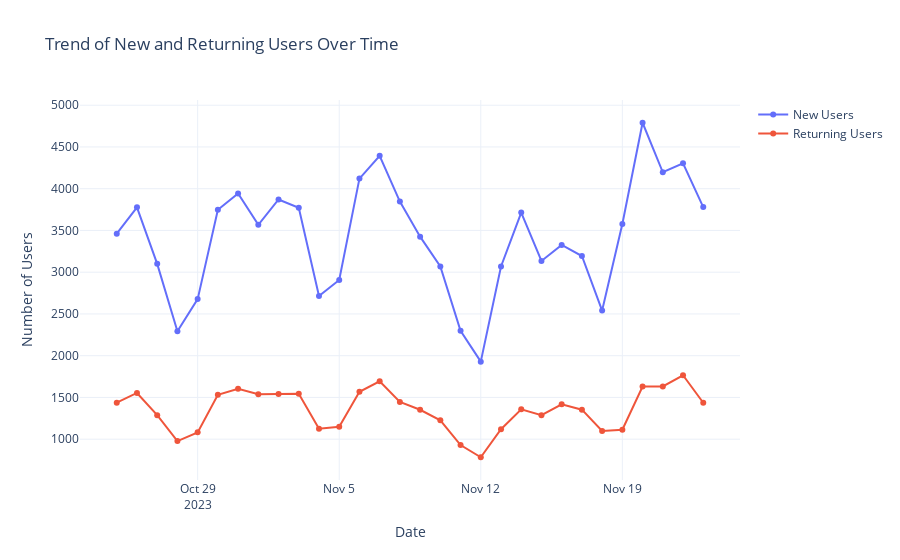

This figure's notebook cell:
### Code cell
pio.templates.default = "plotly_white"

fig = go.Figure()

fig.add_trace(go.Scatter(x=df['Date'], y=df['New users'], mode='lines+markers', name='New Users'))

fig.add_trace(go.Scatter(x=df['Date'], y=df['Returning users'], mode='lines+markers', name='Returning Users'))

fig.update_layout(title='Trend of New and Returning Users Over Time',
                  xaxis_title='Date',
                  yaxis_title='Number of Users')

fig.show()

### Figure 1 — Plotly figure (JSON) as saved in the notebook; plotly's stock layout.template omitted (floating-point values rounded to 4 significant figures)
{"data": [{"mode": "lines+markers", "name": "New Users", "type": "scatter", "x": ["2023-10-25T00:00:00", "2023-10-26T00:00:00", "2023-10-27T00:00:00", "2023-10-28T00:00:00", "2023-10-29T00:00:00", "2023-10-30T00:00:00", "2023-10-31T00:00:00", "2023-11-01T00:00:00", "2023-11-02T00:00:00", "2023-11-03T00:00:00", "2023-11-04T00:00:00", "2023-11-05T00:00:00", "2023-11-06T00:00:00", "2023-11-07T00:00:00", "2023-11-08T00:00:00", "2023-11-09T00:00:00", "2023-11-10T00:00:00", "2023-11-11T00:00:00", "2023-11-12T00:00:00", "2023-11-13T00:00:00", "2023-11-14T00:00:00", "2023-11-15T00:00:00", "2023-11-16T00:00:00", "2023-11-17T00:00:00", "2023-11-18T00:00:00", "2023-11-19T00:00:00", "2023-11-20T00:00:00", "2023-11-21T00:00:00", "2023-11-22T00:00:00", "2023-11-23T00:00:00"], "y": [3461, 3777, 3100, 2293, 2678, 3748, 3943, 3568, 3871, 3772, 2716, 2907, 4121, 4394, 3846, 3426, 3069, 2298, 1929, 3069, 3714, 3135, 3327, 3194, 2541, 3577, 4790, 4197, 4304, 3780]}, {"mode": "lines+markers", "name": "Returning Users", "type": "scatter", "x": ["2023-10-25T00:00:00", "2023-10-26T00:00:00", "2023-10-27T00:00:00", "2023-10-28T00:00:00", "2023-10-29T00:00:00", "2023-10-30T00:00:00", "2023-10-31T00:00:00", "2023-11-01T00:00:00", "2023-11-02T00:00:00", "2023-11-03T00:00:00", "2023-11-04T00:00:00", "2023-11-05T00:00:00", "2023-11-06T00:00:00", "2023-11-07T00:00:00", "2023-11-08T00:00:00", "2023-11-09T00:00:00", "2023-11-10T00:00:00", "2023-11-11T00:00:00", "2023-11-12T00:00:00", "2023-11-13T00:00:00", "2023-11-14T00:00:00", "2023-11-15T00:00:00", "2023-11-16T00:00:00", "2023-11-17T00:00:00", "2023-11-18T00:00:00", "2023-11-19T00:00:00", "2023-11-20T00:00:00", "2023-11-21T00:00:00", "2023-11-22T00:00:00", "2023-11-23T00:00:00"], "y": [1437, 1554, 1288, 978, 1082, 1532, 1603, 1538, 1540, 1545, 1126, 1148, 1568, 1693, 1446, 1353, 1226, 930, 784, 1120, 1358, 1288, 1418, 1354, 1098, 1114, 1630, 1632, 1766, 1437]}], "layout": {"autosize": true, "title": {"text": "Trend of New and Returning Users Over Time"}, "xaxis": {"autorange": true, "range": ["2023-10-23 05:30:17.8218", "2023-11-24 18:29:42.1782"], "title": {"text": "Date"}, "type": "date"}, "yaxis": {"autorange": true, "range": [453.4, 5121.0], "title": {"text": "Number of Users"}, "type": "linear"}}}
